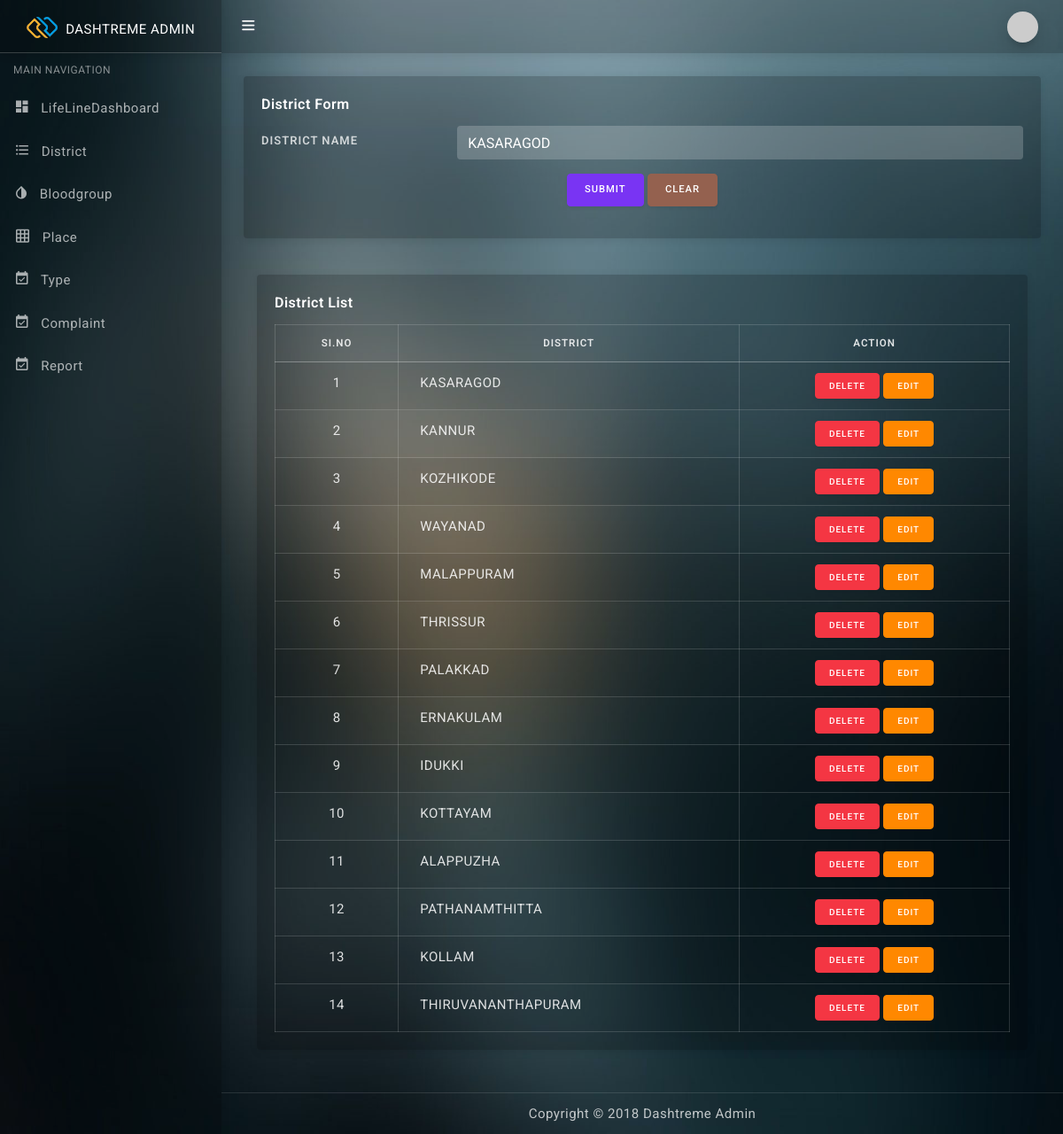
Screenshot of /Project/Admin/District.php?eid=99 with the database file from the repository.
### tables this page shows
CREATE TABLE `tbl_district` (
  `district_id` int(11) NOT NULL,
  `district_name` varchar(100) NOT NULL
);

### Project/Admin/District.php (the view, shortened to what this page needs)
<?php
include('Head.php');
?>
<!DOCTYPE html PUBLIC "-//W3C//DTD XHTML 1.0 Transitional//EN" "http://www.w3.org/TR/xhtml1/DTD/xhtml1-transitional.dtd">
<html xmlns="http://www.w3.org/1999/xhtml">
<head>
</head>
<body>
<?php
$dis="";
include("../Assets/Connection/connection.php");
		 ?>
   <?php
 if(isset($_GET['eid']))
    {
	$selQry="select * from tbl_district where district_id=".$_GET['eid'];
	$resEdit=$Conn->query($selQry);
	$dataEdit=$resEdit->fetch_assoc();
	$dis=$dataEdit['district_name'];
	}
?>
<div class="row mt-3">
  <div class="col-lg-12">
    <div class="card">
      <div class="card-body">
        <div class="card-title">District Form</div>
        <form id="form1" name="form1" method="post">
          <div class="mb-3 row">
            <label for="txt_disname" class="col-sm-3 col-form-label">District Name</label>
            <div class="col-sm-9">
              <input type="text" name="txt_disname" id="txt_disname" class="form-control" value="<?php echo $dis ?>" />
            </div>
          </div>
          <div class="mb-3 row">
            <div class="col-sm-12 text-center">
              <button type="submit" name="btn_submit" id="btn_submit" class="btn btn-primary">Submit</button>
              <button type="reset" name="btn_clear" id="btn_clear" class="btn btn-secondary">Clear</button>
            </div>
          </div>
        </form>
      </div>
    </div>
  </div>
</div>
<div class="container mt-3">
  <div class="card">
    <div class="card-body">
      <div class="card-title">District List</div>
      <form action="District.php" method="get">
        <table class="table table-bordered table-striped">
          <thead>
            <tr>
              <th class="text-center">SI.NO</th>
              <th class="text-center">DISTRICT</th>
              <th class="text-center">ACTION</th>
            </tr>
          </thead>
          <tbody>
            <?php
            $dis = "SELECT * FROM tbl_district";
            $result = $Conn->query($dis);
            $i = 0;
            while ($data = $result->fetch_assoc()) {
              $i++;
            ?>
              <tr>
                <td class="text-center"><?php echo $i; ?></td>
                <td><?php echo $data['district_name']; ?></td>
                <td class="text-center">
                  <a href="District.php?did=<?php echo $data['district_id']; ?>" class="btn btn-danger btn-sm">Delete</a>
                  <a href="District.php?eid=<?php echo $data['district_id']; ?>" class="btn btn-warning btn-sm">Edit</a>
                </td>
              </tr>
            <?php
            }
            ?>
          </tbody>
        </table>
      </form>
    </div>
  </div>
</div>
</body>
</html>
<?php
include('Foot.php');
?>

### rows the page displays
tbl_district: txt_disname "KASARAGOD", district_name "KASARAGOD"
tbl_district: district_name "KANNUR"
tbl_district: district_name "KOZHIKODE"
tbl_district: district_name "WAYANAD"
tbl_district: district_name "MALAPPURAM"
tbl_district: district_name "THRISSUR"
tbl_district: district_name "PALAKKAD"
tbl_district: district_name "ERNAKULAM"
tbl_district: district_name "IDUKKI"
tbl_district: district_name "KOTTAYAM"
tbl_district: district_name "ALAPPUZHA"
tbl_district: district_name "PATHANAMTHITTA"
tbl_district: district_name "KOLLAM"
tbl_district: district_name "THIRUVANANTHAPURAM"
